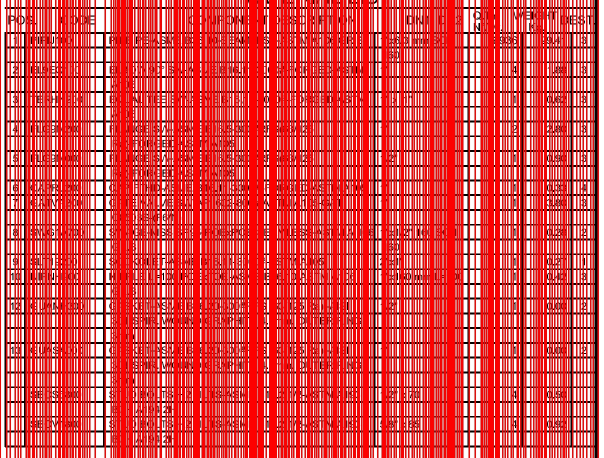
#> input picture houghlines3.jpg, 1207 x 916 px, given in place of iso1.png, which was not available (shown at 1/2 size)
$ python image_reader_bckup.py
#> lines starting #> are read from the running program, lines starting #| are printed output that depends on the picture; after the words box and inside, x2 and y2 are one past the last pixel; in counts of white or black regions, pixels touching at a corner belong together; pictures that were not available may be replaced by others from this repository, and a replacement may not be noted
from PIL import Image
import pytesseract
import numpy as np
import cv2
import os

pytesseract.pytesseract.tesseract_cmd = r'C:\Program Files\Tesseract-OCR\tesseract.exe'

class ImageReader:
    work_path = './out/'
    input_path = './input/'

    def __init__(self, image_file, save_intermediate = False):
#> called with image_file = 'iso1.png', save_intermediate = True
        self.image_file = image_file.split('.')[0]
        self.extention = '.' + image_file.split('.')[1]
        self.save_intermediate = save_intermediate
        self.img = cv2.imread(self.input_path + image_file)
#> self.img is the input picture: shape (916, 1207, 3); mean B, G, R 75.7, 75.9, 219.9
        self.gray = self.grayscale()

    def image_to_bom(self):
        h_grid, v_grid = self.find_image_grid()
        bom_lines = self.image_to_text([h_grid, v_grid])

        return bom_lines

    def image_to_text(self, splits):
        whitelist = '''aAbBcCdDeEfFgGhHiIjJkKlLmMnNoOpPqQrRsStTuUvVwWxXyYzZ1234567890\\ ,\\/-\\'\\"'''
        conf = f'-c tessedit_char_whitelist={whitelist} psm 13'
        line_splits = splits[0]
        col_splits = splits[1]
        text_font = []
        image_text = []
        for j in range(len(line_splits)-1):
            y1 = line_splits[j]
            y2 = line_splits[j+1]
            line_text = []
            for i in range(len(col_splits)-1):
                x1 = col_splits[i]
                x2 = col_splits[i+1]
                bom_entry = self.gray[y1:y2,x1:x2]
                #line_images.append(bom_line)
                # Trouver un moyen de tester juste les chiffres,

                if False: #self.save_intermediate:
                    file_name = f'{self.work_path}{self.image_file}_l{j+1}_c{i+1}{self.extention}'
                    cv2.imwrite(file_name, bom_entry)
                    entry_text = pytesseract.image_to_string(Image.open(file_name), config=conf)

                else:
                    file_name = f'{self.work_path}{os.getpid()}.jpg'
                    cv2.imwrite(file_name, bom_entry)
                    entry_text = pytesseract.image_to_string(Image.open(file_name), config=conf)
                    os.remove(file_name)

                #print(f'Line {j+1}, col {i+1} = {repr(entry_text)}')
                line_text.append(entry_text.replace('\x0c', '').replace('\n', ''))

            image_text.append(line_text)

        return image_text

    def find_image_grid(self):
        self.height, self.width = self.gray.shape

        lines = self.detect_lines()
        h_grid, v_grid = self.get_grid_dimensions(lines, True)

        return h_grid, v_grid

    def grayscale(self):
        gray = cv2.cvtColor(self.img, cv2.COLOR_BGR2GRAY)
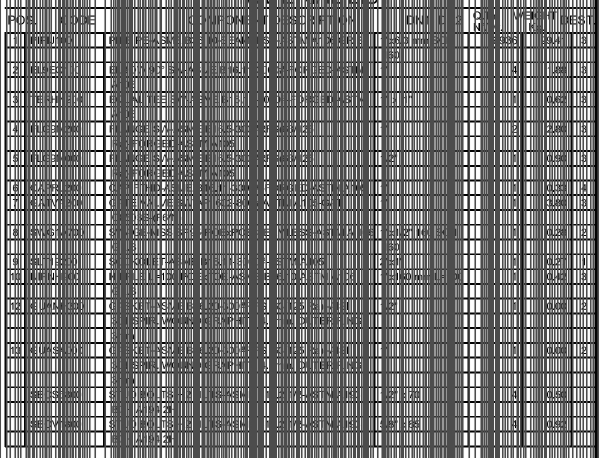
#> gray: shape (916, 1207) (shown at 1/2 size); min 0, max 255, mean 118.9

        if self.save_intermediate:
            file_name = self.work_path + self.image_file + '_gray' + self.extention
            cv2.imwrite(file_name, gray)
            print(f'Gray fike saved to {self.work_path}')

        return gray

    def detect_lines(self):
        ret, thresh = cv2.threshold(self.gray, 127, 255, 0)
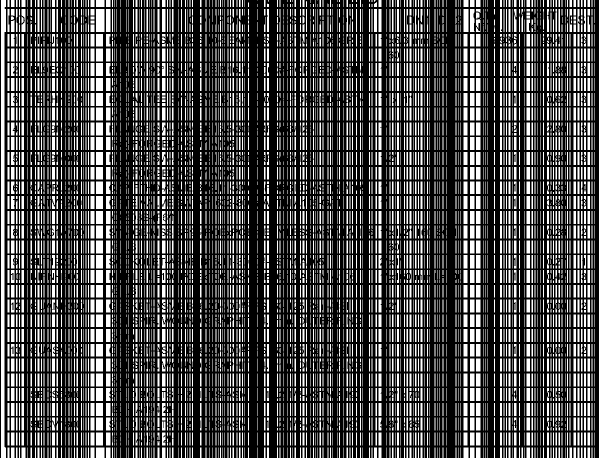
#> thresh: shape (916, 1207) (shown at 1/2 size); 29.2% white; 7896 white regions (3308 under 20 px), largest, box (x1, y1, x2, y2) and area: (1198, 0, 1207, 916) 8244, (2, 0, 12, 916) 6658, (192, 18, 209, 64) 782
        if self.save_intermediate:
            file_name = self.work_path + self.image_file + '_threshold' + self.extention
            cv2.imwrite(file_name, thresh)
            print(f'Thresh file saved to {self.work_path}')

        edges = cv2.Canny(thresh,50,150,apertureSize = 3)
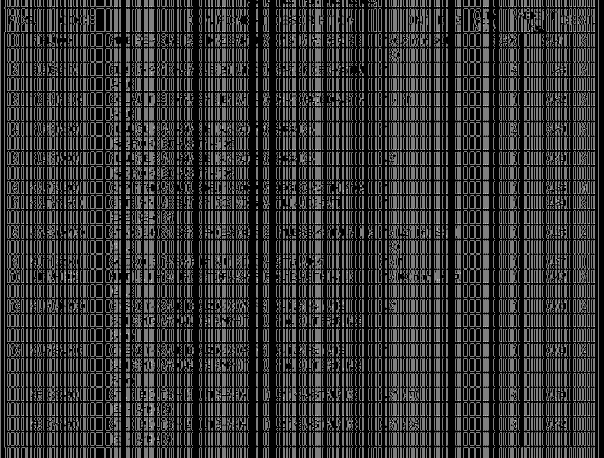
#> edges: shape (916, 1207) (shown at 1/2 size); 20.9% white in thin lines or dots
        if self.save_intermediate:
            file_name = self.work_path + self.image_file + '_edges' + self.extention
            cv2.imwrite(file_name, edges)
            print(f'Edges file saved to {self.work_path}')

        max_line_gap = 3
        minLineLength=int(0.5*min([self.width, self.height]))
#> minLineLength = 458
        lines = cv2.HoughLinesP(image=thresh,
                                rho=1,
                                theta=np.pi/180,
                                threshold=100,
                                lines=np.array([]),
                                minLineLength=minLineLength,
                                maxLineGap=max_line_gap)
#> lines = 16 rows, first 6: [1204, 915, 1204, 0], [8, 915, 8, 0], [1198, 915, 1198, 0], [2, 915, 2, 0], [5, 915, 5, 0], [6, 915, 6, 0]

        return lines

    def get_grid_dimensions(self, lines, center_splits):
#> called with lines = array of shape (16, 1, 4), center_splits = True
        h_delimiters = []
        v_delimiters = []

        h_grid_lines = []
        v_grid_lines = []
        for l in lines:
            x3, y3, x4, y4 = l[0]

            is_horizontal = y3==y4
            is_vertical = x3==x4

            if is_horizontal and not y3 in h_delimiters:
                h_delimiters.append(y3)
                h_grid_lines.append([0, y3, self.width, y3])

            if is_vertical and not x3 in v_delimiters:
                v_delimiters.append(x3)
                v_grid_lines.append([x3, 0, x3, self.height])
#> this loop made 16 passes
#> (l, x3, x4) on passes 1 to 12: ([[1204, 915, 1204, 0]], 1204, 1204), ([[8, 915, 8, 0]], 8, 8), ([[1198, 915, 1198, 0]], 1198, 1198), ([[2, 915, 2, 0]], 2, 2), ([[5, 915, 5, 0]], 5, 5), ([[6, 915, 6, 0]], 6, 6), ([[1205, 915, 1205, 0]], 1205, 1205), ([[1199, 915, 1199, 0]], 1199, 1199), ([[7, 915, 7, 0]], 7, 7), ([[1201, 915, 1201, 0]], 1201, 1201), ([[1200, 915, 1200, 0]], 1200, 1200), ([[4, 915, 4, 0]], 4, 4)
#> after the loop, h_delimiters = []; h_grid_lines = []; v_delimiters = [1204, 8, 1198, 2, 5, 6, 1205, 1199, 7, 1201, 1200, 4, 3, 1206, 1202, 1203]; v_grid_lines = 16 items, first 6: [1204, 0, 1204, 916], [8, 0, 8, 916], [1198, 0, 1198, 916], [2, 0, 2, 916], [5, 0, 5, 916], [6, 0, 6, 916]

        if center_splits:
            if len(h_delimiters) > 2:
                min_dy = min([j-i for i, j in zip(h_delimiters[:-1], h_delimiters[1:])])
                h1 = 0
                for h in h_delimiters:
                    if h - h1 == min_dy:
                        h_delimiters.remove(h)
                    h1 = h
            if len(v_delimiters) > 2:
                min_dx = min([j-i for i, j in zip(v_delimiters[:-1], v_delimiters[1:])])
#> min_dx = -1196
                v1 = 0
                for v in v_delimiters:
                    if v - v1 == min_dx:
                        v_delimiters.remove(v)
                    v1 = v
#> this loop made 14 passes
#> (v, v1) on passes 1, 2, 4, 5, 6, 7, 9, 10, 11, 12, 13, 14: (1204, 1204), (8, 8), (5, 5), (6, 6), (1205, 1205), (1199, 1199), (1201, 1201), (1200, 1200), (4, 4), (1206, 1206), (1202, 1202), (1203, 1203)
#> v1 on passes 3, 8: 2, 7
#> after the loop, v_delimiters = [1204, 1198, 2, 5, 6, 1205, 1199, 7, 1201, 1200, 3, 1206, 1202, 1203]

        if self.save_intermediate:
            gridded = self.img.copy()
            h_color = (0, 0, 255)
            v_color = (0, 255, 0)
            for hl in h_grid_lines:
                cv2.line(gridded, (hl[0], hl[1]), (hl[2],hl[3]), h_color, 2, cv2.LINE_AA)
#> this loop made 0 passes

            for vl in v_grid_lines:
                cv2.line(gridded, (vl[0], vl[1]), (vl[2], vl[3]), v_color, 2, cv2.LINE_AA)
#> this loop made 16 passes
#> vl on passes 1 to 12: [1204, 0, 1204, 916], [8, 0, 8, 916], [1198, 0, 1198, 916], [2, 0, 2, 916], [5, 0, 5, 916], [6, 0, 6, 916], [1205, 0, 1205, 916], [1199, 0, 1199, 916], [7, 0, 7, 916], [1201, 0, 1201, 916], [1200, 0, 1200, 916], [4, 0, 4, 916]
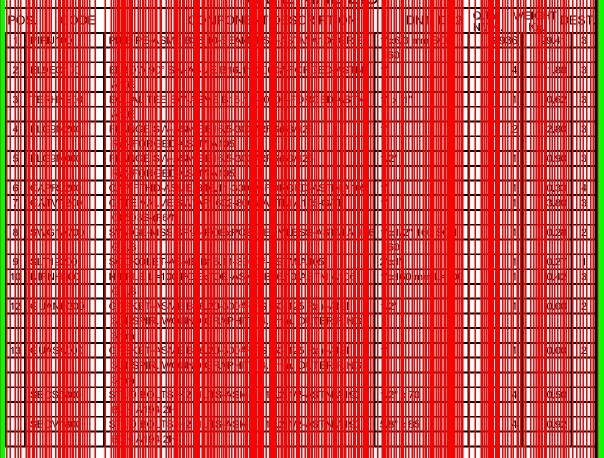
#> gridded: shape (916, 1207, 3) (shown at 1/2 size); 1.82% of pixels changed, all inside (x1, y1, x2, y2) = (0, 0, 1207, 916)

            file_name = self.work_path + self.image_file + '_grid' + self.extention
            cv2.imwrite(file_name, gridded)
            print(f'Gridded saved to {self.work_path}')

        return sorted(h_delimiters), sorted(v_delimiters)

if __name__== "__main__":
    save_intermediate = True
    for i in range(1):
        img_file = 'iso'+str(i + 1)+'.png'
        reader = ImageReader(img_file, save_intermediate)
        img_text = reader.image_to_bom()
#> in find_image_grid, `h_grid, v_grid = self.get_grid_dimensions(lines, True)`: h_grid = []; v_grid = [2, 3, 5, 6, 7, 1198, 1199, 1200, 1201, 1202, 1203, 1204, 1205, 1206]
#> in image_to_bom, `h_grid, v_grid = self.find_image_grid()`: h_grid = []
#> img_text = []

#> (the run stopped early here; a loop or call above may not have finished)
